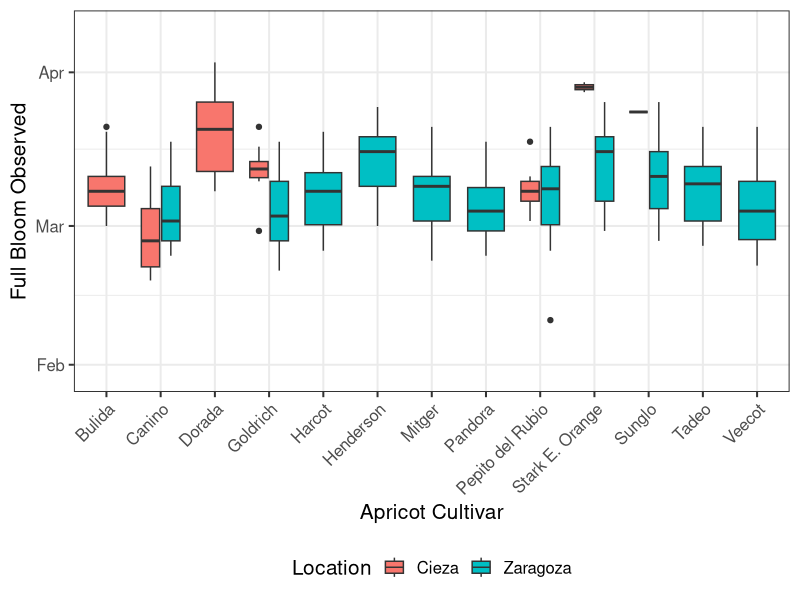
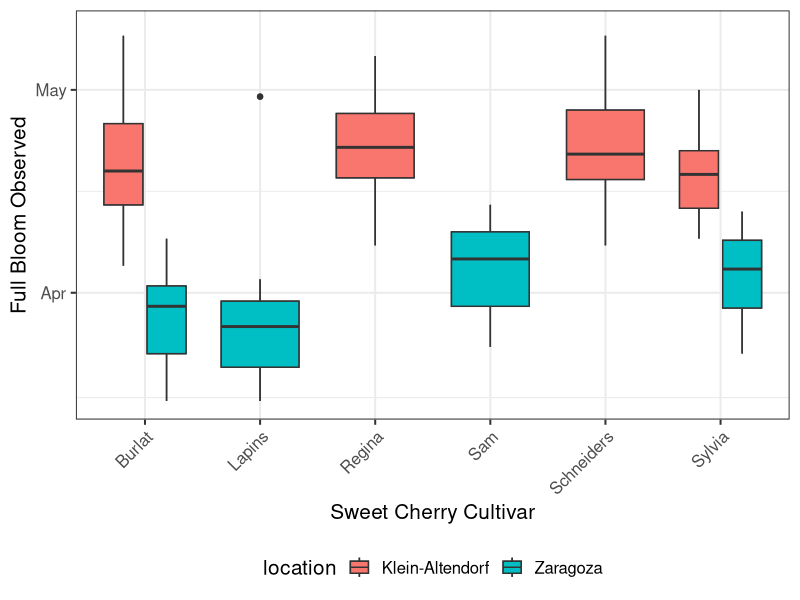
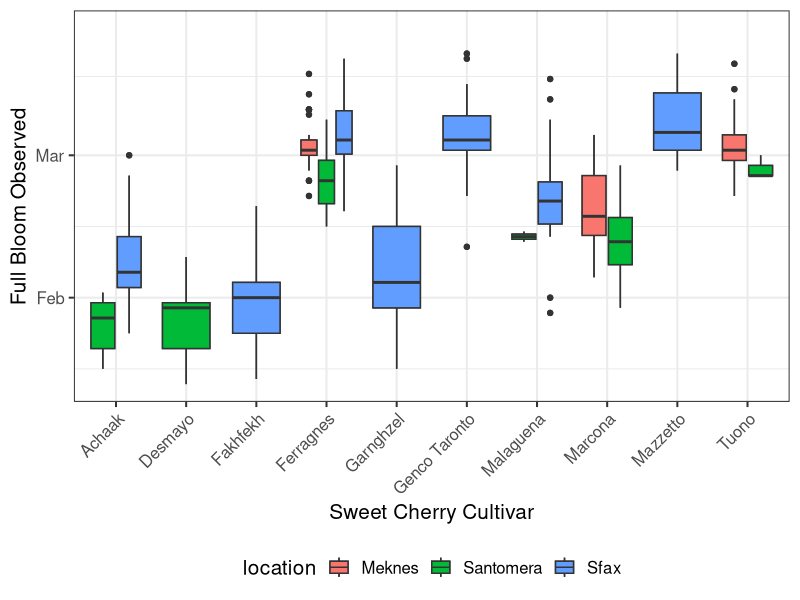
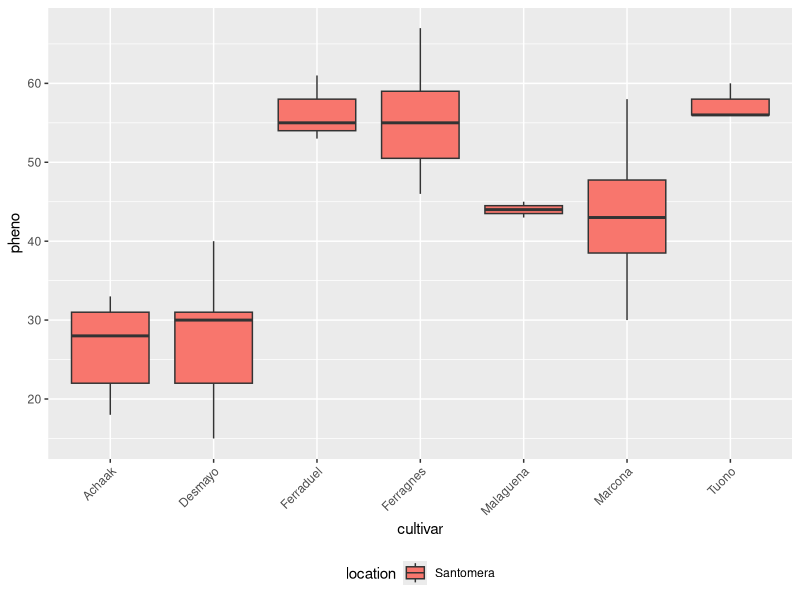
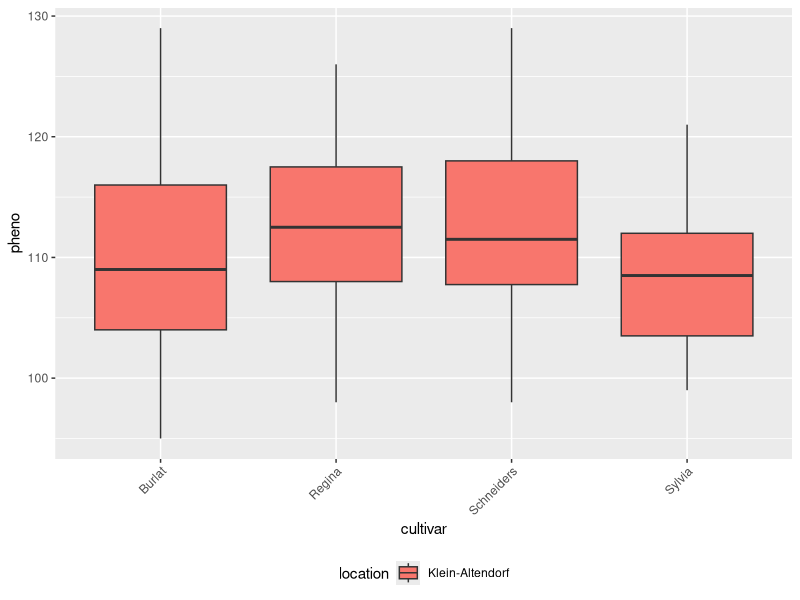
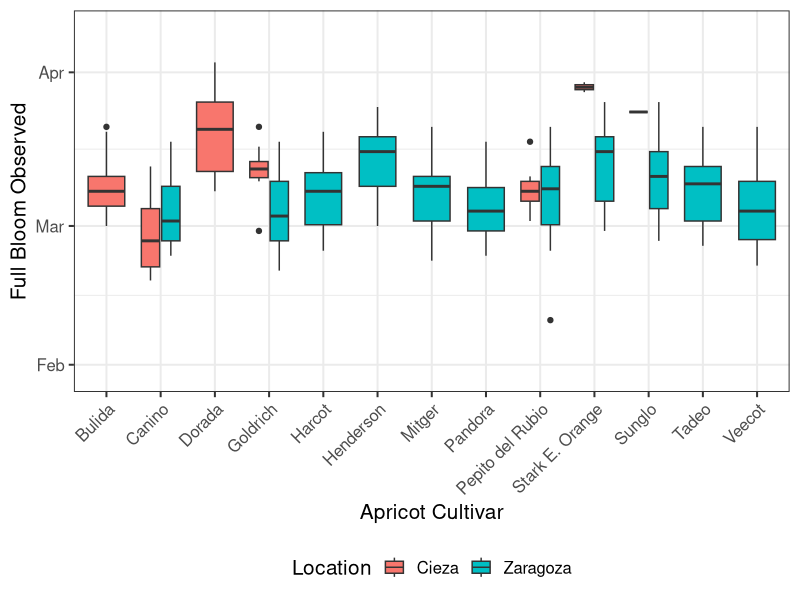

R code for these plots, in order:
adamedor <- read.csv('phenology/adamedor_sub.csv', encoding = 'latin1')

library(tidyverse)

adamedor %>% 
  filter(species == 'Apricot') %>% 
  mutate(Location = location) %>% 
  ggplot(aes(x = cultivar, y = pheno)) + 
  scale_y_continuous(limits = c(30, 100),
                     breaks = c(32,60,91, 121),
                     labels = c('Feb', 'Mar', 'Apr', 'May')) +
  geom_boxplot(aes(fill = Location)) +
  ylab('Full Bloom Observed') +
  xlab('Apricot Cultivar') +
  theme_bw(base_size = 15) +
  theme(legend.position = 'bottom',
        axis.text.x = element_text(angle = 45, vjust = 1, hjust=1))
ggsave('boxplot_apricot.jpeg', height = 20, width = 25, units = 'cm')


adamedor %>% 
  filter(species == 'Sweet Cherry') %>% 
  filter(cultivar %in% c('Burlat', 'Regina', 'Schneiders', 'Sylvia',
                         'Lapins', 'Sam')) %>% 
  mutate(Location = location) %>% 
  ggplot(aes(x = cultivar, y = pheno)) + 
  geom_boxplot(aes(fill = location)) +
  scale_y_continuous(limits = c(75, 130),
                     breaks = c(32,60,91, 121),
                     labels = c('Feb', 'Mar', 'Apr', 'May')) +
  geom_boxplot(aes(fill = Location)) +
  ylab('Full Bloom Observed') +
  xlab('Sweet Cherry Cultivar') +
  theme_bw(base_size = 15) +
  theme(legend.position = 'bottom',
        axis.text.x = element_text(angle = 45, vjust = 1, hjust=1))


adamedor %>% 
  filter(species == 'Almond') %>% 
  filter(cultivar %in% c('Fakhfekh', 'Ferragnes', 'Marcona', 'Tuono',
                         'Malaguena', 'Feraduel', 'Mazzetto', 'Achaak',
                         'Desmayo', 'Garnghzel', 'Genco Taronto')) %>% 
  mutate(Location = location) %>% 
  ggplot(aes(x = cultivar, y = pheno)) + 
  geom_boxplot(aes(fill = location)) +
  scale_y_continuous(limits = c(15, 85),
                     breaks = c(32,60,91, 121),
                     labels = c('Feb', 'Mar', 'Apr', 'May')) +
  geom_boxplot(aes(fill = Location)) +
  ylab('Full Bloom Observed') +
  xlab('Sweet Cherry Cultivar') +
  theme_bw(base_size = 15) +
  theme(legend.position = 'bottom',
        axis.text.x = element_text(angle = 45, vjust = 1, hjust=1))




adamedor %>% 
  filter(species == 'Almond') %>% 
  filter(location == 'Santomera') %>% 
  #filter(cultivar %in% c('Sylvia', 'Burlat', 'Lapins', 'Schneiders', 'Newstar', 'Lambert', 'Bing', 'Compact Stella')) %>% 
  ggplot(aes(x = cultivar, y = pheno)) + 
  geom_boxplot(aes(fill = location)) +
  theme(legend.position = 'bottom',
        axis.text.x = element_text(angle = 45, vjust = 1, hjust=1))

adamedor %>% 
  filter(species == 'Sweet Cherry') %>% 
  filter(location == 'Klein-Altendorf') %>% 
  #filter(cultivar %in% c('Sylvia', 'Burlat', 'Lapins', 'Schneiders', 'Newstar', 'Lambert', 'Bing', 'Compact Stella')) %>% 
  ggplot(aes(x = cultivar, y = pheno)) + 
  geom_boxplot(aes(fill = location)) +
  theme(legend.position = 'bottom',
        axis.text.x = element_text(angle = 45, vjust = 1, hjust=1))
